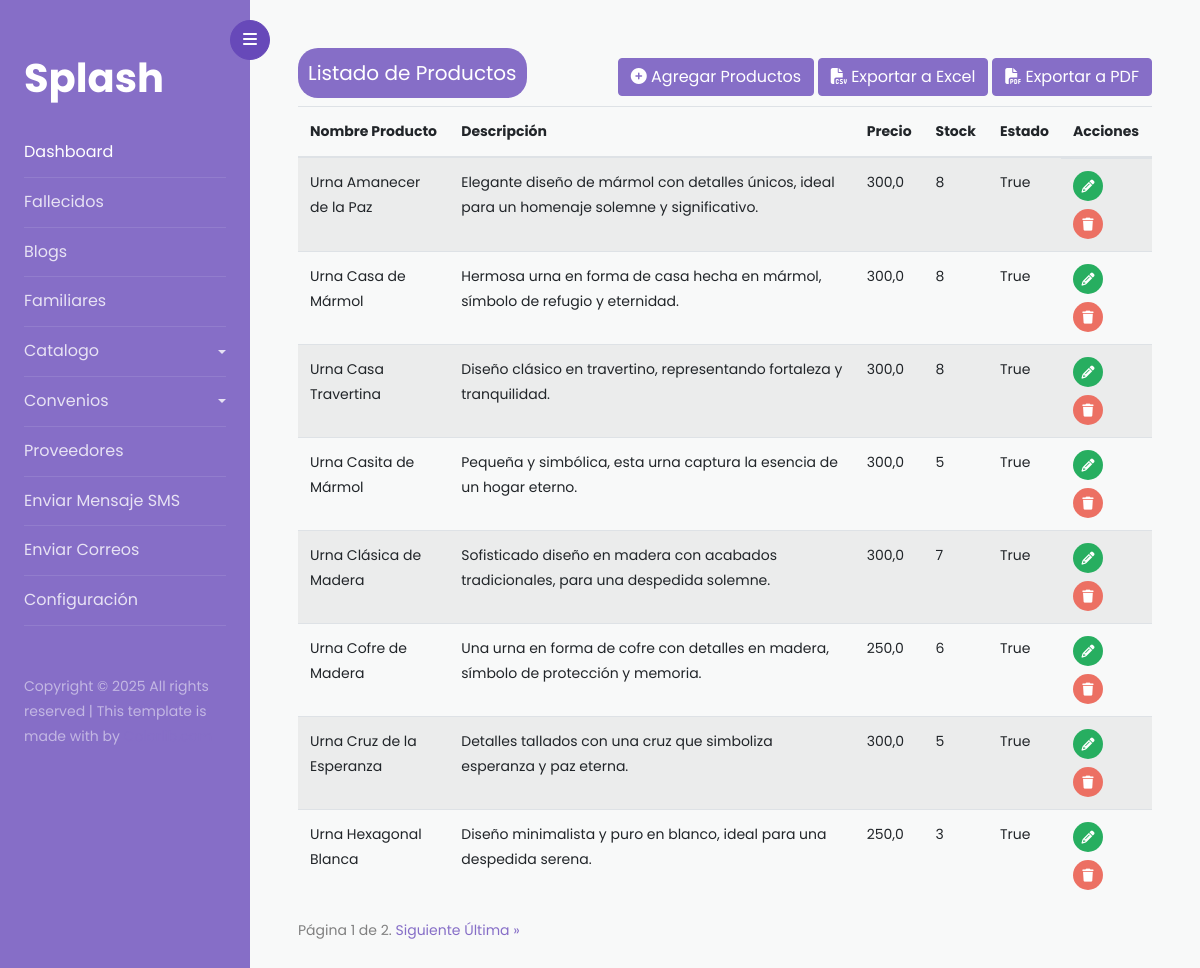
The page /catalogo/list-product/ on the database its author committed.
### catalogo/models.py (models this page shows, shortened)
class ModelsProduct(models.Model):
    CATEGORY_PRODUCT = [('URNAS', 'URNAS' ), ('IMPLEMENTOS', 'IMPLEMENTOS')]
    name_product = models.CharField(max_length=155,  verbose_name='Nombre Producto')
    descriptions_product = models.TextField(verbose_name='Descripción de Producto')
    price_product =  models.FloatField(verbose_name='Precio Producto')
    category_product = models.CharField(max_length=15, choices=CATEGORY_PRODUCT,verbose_name='Categoria de producto', default='IMPLEMENTOS')
    stock_product = models.IntegerField()
    planes =  models.ManyToManyField(ModelsPlanes, related_name='planes' )
    state_product = models.BooleanField(default=True)
    slug_product = models.SlugField(max_length=255, unique=True, blank=True)
    date_create_product = models.DateField(auto_now_add=True)
    class Meta:
        verbose_name ='Producto'
        verbose_name_plural = 'Productos'

### catalogo/views.py (the view)
# urls.py: path('list-product/', ListProductos, name='list-product' ),
def ListProductos(request):
    product = ModelsProduct.objects.all()
    pag = Paginator(product, 8)
    page_number = request.GET.get('page')
    page_obj =  pag.get_page(page_number)
    return render(request, 'productos/index-productos.html', { 'page_obj': page_obj })

### catalogo/templates/productos/index-productos.html (shortened to what this page needs)
{% extends 'index.html' %}
{% block content %}
    <div>
        <div class="flex-content-modal">
            <h5 class="title-list-table">Listado de Productos</h5>
            <div>
                <a href="{% url 'catalogo:create-product' %}" class="btn btn-primary">
                    <i class="fa-solid fa-circle-plus"></i> Agregar Productos
                </a>
                <a href="#" class="btn btn-primary"><i class="fa-solid fa-file-csv"></i> Exportar a Excel</a>
                <a class="btn btn-primary"  href="{% url 'catalogo:exportar_pdf' %}"><i class="fa-solid fa-file-pdf"></i> Exportar a PDF</a>
            </div>
        </div>
        {% if not page_obj %}
        <span>&nbsp;&nbsp;&nbsp;No hay datos para mostrar</span>
        {% else %}
        <table class="table table-striped table-hover">
            <thead>
                <tr>
                    <th scope="col">Nombre Producto</th>
                    <th scope="col">Descripción</th>
                    <th scope="col">Precio</th>
                    <th scope="col">Stock</th>
                    <th scope="col">Estado</th>
                    <th scope="col">Acciones</th>
                </tr>
            </thead>
            <tbody>
                {% for i in page_obj %}
                <tr>
                    <td>{{ i.name_product  }}</td>
                    <td>{{ i.descriptions_product }}</td>
                    <td>{{ i.price_product }}</td>
                    <td>{{ i.stock_product }}</td>
                    <td>{{ i.state_product }}</td>
                    <td class="td-actions">
                        <a href="{% url 'catalogo:update-product' i.id %}"><i class="fa-solid fa-pencil"></i></a>
                        <a href="{% url 'catalogo:delete-product' i.id %}"><i class="fa-solid fa-trash"></i></a>
                    </td>
                </tr>
                {% endfor %}
            </tbody>
        </table>
        {% endif %}
        <div class="pagination">
            <span class="step-links">
                <span class="current">
                    Página {{ page_obj.number }} de {{ page_obj.paginator.num_pages }}.
                </span>
                {% if page_obj.has_next %}
                    <a href="?page={{ page_obj.next_page_number }}">Siguiente</a>
                    <a href="?page={{ page_obj.paginator.num_pages }}">Última &raquo;</a>
                {% endif %}
            </span>
        </div>
    </div>
{% endblock %}

### static/css/style-fallecido.css (style rules this page uses)
* { margin: 0px; padding: 0px; }
h5.title-list-table { background-color: #866ec7; color: #FFF; width: max-content; padding: 10px; border-radius: 20px; }
td.td-actions { display: flex; gap: 0.5rem; flex-wrap: wrap; }
i.fa-pencil { background-color: #27ae60; }
i.fa-trash { background-color: var(--gender-female); }
i.fa-pencil, i.fa-trash, i.fa-eye, i.fa-cross { height: 30px; width: 30px; border-radius: 50% 50%; color: #FFF; display: flex; justify-content: center; align-items: center; font-size: 13px; }

### static/css/style-modal.css (style rules this page uses)
div.flex-content-modal { display: flex; justify-content: space-between; align-items: center; }

### rows shown on the page
ModelsProduct: name_product "Urna Amanecer de la Paz", descriptions_product "Elegante diseño de mármol con detalles únicos, ideal para un homenaje solemne y significativo.", price_product "300,0", stock_product "8", state_product "True"
ModelsProduct: name_product "Urna Casa de Mármol", descriptions_product "Hermosa urna en forma de casa hecha en mármol, símbolo de refugio y eternidad.", price_product "300,0", stock_product "8", state_product "True"
ModelsProduct: name_product "Urna Casa Travertina", descriptions_product "Diseño clásico en travertino, representando fortaleza y tranquilidad.", price_product "300,0", stock_product "8", state_product "True"
ModelsProduct: name_product "Urna Casita de Mármol", descriptions_product "Pequeña y simbólica, esta urna captura la esencia de un hogar eterno.", price_product "300,0", stock_product "5", state_product "True"
ModelsProduct: name_product "Urna Clásica de Madera", descriptions_product "Sofisticado diseño en madera con acabados tradicionales, para una despedida solemne.", price_product "300,0", stock_product "7", state_product "True"
ModelsProduct: name_product "Urna Cofre de Madera", descriptions_product "Una urna en forma de cofre con detalles en madera, símbolo de protección y memoria.", price_product "250,0", stock_product "6", state_product "True"
ModelsProduct: name_product "Urna Cruz de la Esperanza", descriptions_product "Detalles tallados con una cruz que simboliza esperanza y paz eterna.", price_product "300,0", stock_product "5", state_product "True"
ModelsProduct: name_product "Urna Hexagonal Blanca", descriptions_product "Diseño minimalista y puro en blanco, ideal para una despedida serena.", price_product "250,0", stock_product "3", state_product "True"

### other values the page prints
{{ page_obj.number }} "1"
{{ page_obj.paginator.num_pages }} "2"
